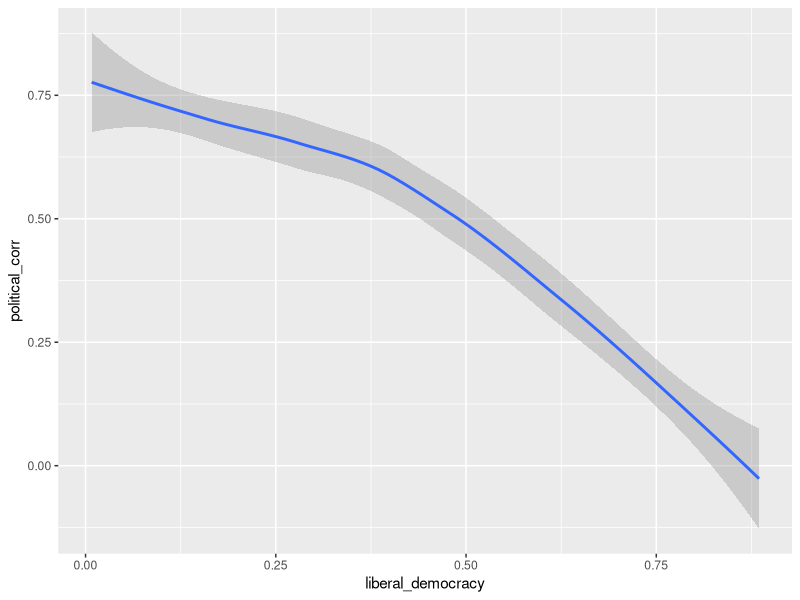
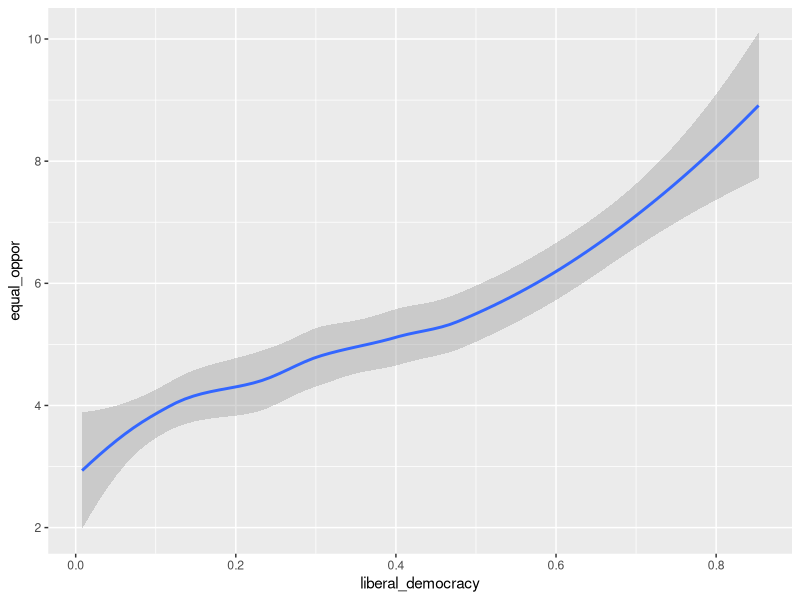
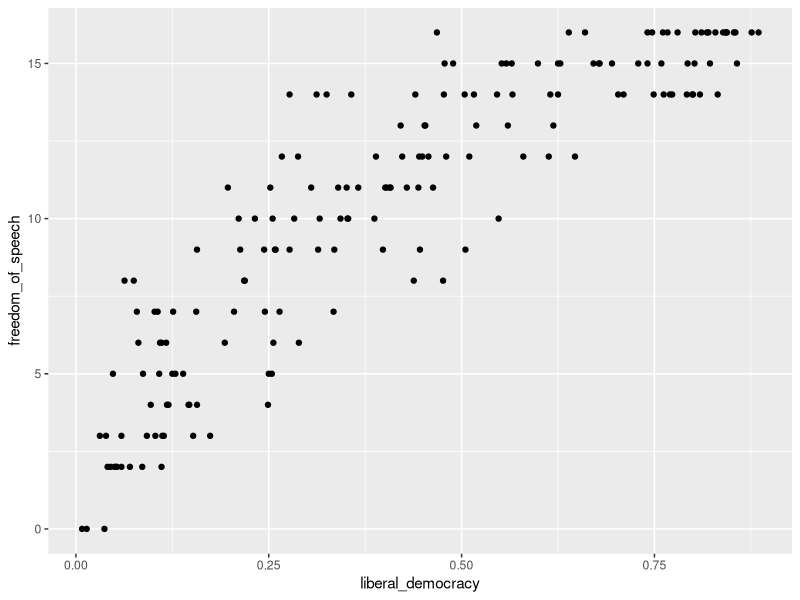

Write R code to recreate these figures, in order.
## ---- chunk 1
knitr::opts_chunk$set(echo = TRUE)
## ---- chunk 2
  library(tidyverse)
## ---- chunk 3
  qog_std <- read.csv("dataset/qog_std_cs_jan22.csv")



qog_std

## ---- chunk 4
 qog_std$oecd_c
## ---- chunk 5
covid_effect <- qog_std %>%
  select(
    jht_ccc,
    jht_ccd,
    who_alcohol10,
    who_suit,
    eu_empy1564t,
    who_let,
    egov_hci,
    vdem_libdem,
    eu_isiuhlt,
    vdem_corr,
    bti_eo,
    wdi_firfown,
    gfs_educ,
    oecd_evogdp_t1,
    fh_feb,
    fh_pr
  )%>%
  rename(
    covid_deaths = jht_ccc,
    covid_cases = jht_ccd,
    alcohol_consumption = who_alcohol10,
    suicide_rate = who_suit,
    employment_rate = eu_empy1564t,
    life_expectancy = who_let,
    basic_human_needs = egov_hci,
    liberal_democracy = vdem_libdem,
    political_rights = fh_pr,
    seeking_health_info = eu_isiuhlt,
    political_corr = vdem_corr,
    equal_oppor = bti_eo,
    firm_With_women_ownership = wdi_firfown,
    exp_on_edu = gfs_educ,
    gdp_growth =oecd_evogdp_t1,
    freedom_of_speech = fh_feb
  )

covid_effect
## ---- chunk 6
  ggplot(data = covid_effect) +
  geom_smooth(mapping = aes(x = liberal_democracy, y = political_corr))
## ---- chunk 7
  ggplot(data = covid_effect) +
  geom_smooth(mapping = aes(x = liberal_democracy, y = equal_oppor))

## ---- chunk 8
  ggplot(data = covid_effect) +
  geom_point(mapping = aes(x = liberal_democracy, y = freedom_of_speech))
